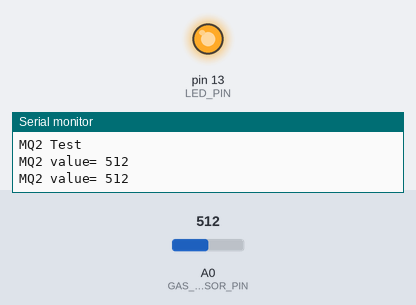
The sketch below on a simulated Arduino Uno, built with avr-gcc and run on an emulated ATmega328P. On the bench: output pins drawn as LEDs (lit = HIGH), the last lines printed to the serial monitor. Inputs (shaded band) come from the test bench; at power-on: A0 (GAS_SENSOR_PIN) = 512.

Above: at 1.8 s.
1.9 s: A0 (GAS_SENSOR_PIN) set to 360
3.4 s: A0 (GAS_SENSOR_PIN) set to 342
At 5.1 s:
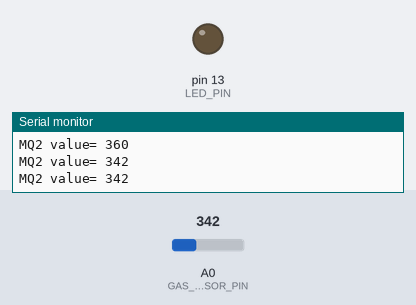
5.5 s: A0 (GAS_SENSOR_PIN) set to 511
At 6.7 s:
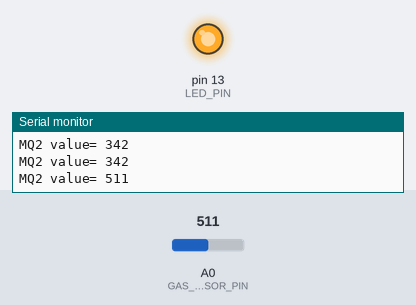
7.5 s: A0 (GAS_SENSOR_PIN) set to 340
At 9.4 s:
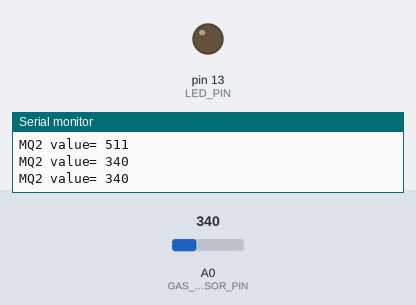
Timing chart, 0 to 10.5 s (numbered marks = the images above; inputs shaded):
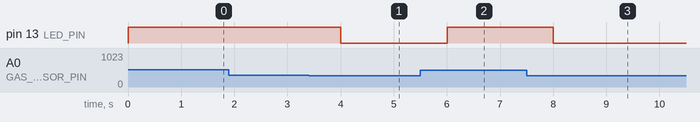

The sketch:

gasSensor.ino
```cpp
// (licence header left out)
const int GAS_SENSOR_PIN = A0;
const int LED_PIN = 13;

int sensorValue = 0;

void setup() {
  Serial.begin(9600);
  pinMode(LED_PIN, OUTPUT);
  Serial.println("MQ2 Test");
}

void loop() {
  sensorValue = analogRead(GAS_SENSOR_PIN);
  // if the gas threshold is exceeded
  if (sensorValue >= 350)
  {
    digitalWrite(LED_PIN, HIGH);
  }
  else
  {
    digitalWrite(LED_PIN, LOW);
  }
  Serial.print("MQ2 value= ");
  Serial.println(sensorValue);
  delay(1000);
}
```

Measured:
- the behaviour switches between 350 and 349 on A0 (GAS_SENSOR_PIN) (found by bisection; images 0 and 1)
- after the input at 3.4 s, pin 13 (LED_PIN): HIGH → LOW after 0.60 s
- after the input at 5.5 s, pin 13 (LED_PIN): LOW → HIGH after 0.50 s
- after the input at 7.5 s, pin 13 (LED_PIN): HIGH → LOW after 0.50 s
